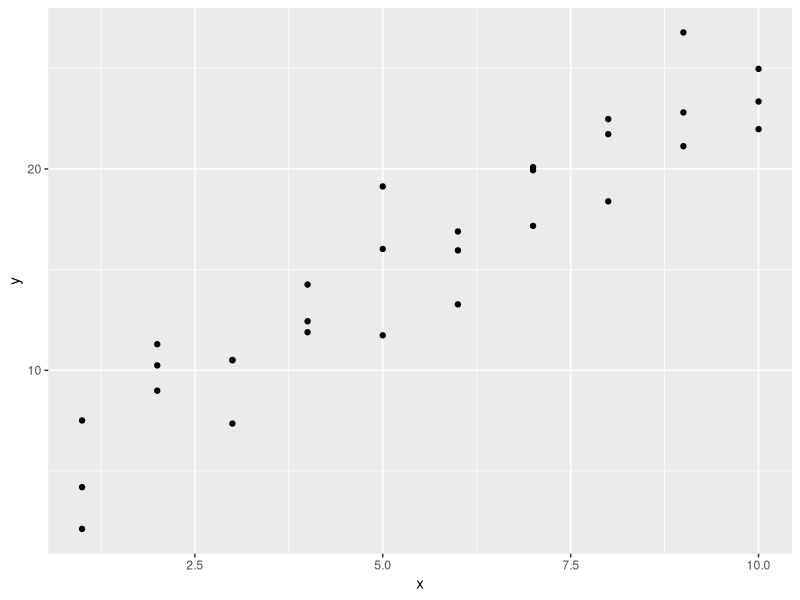
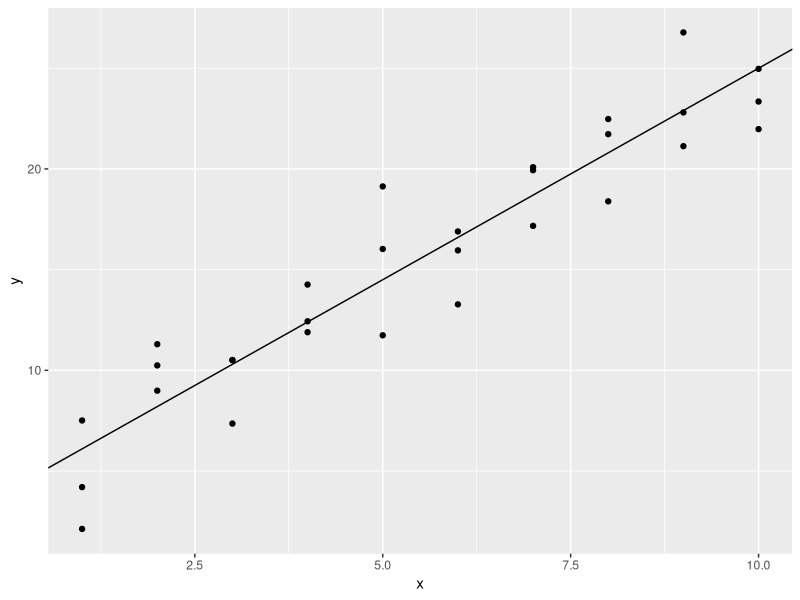
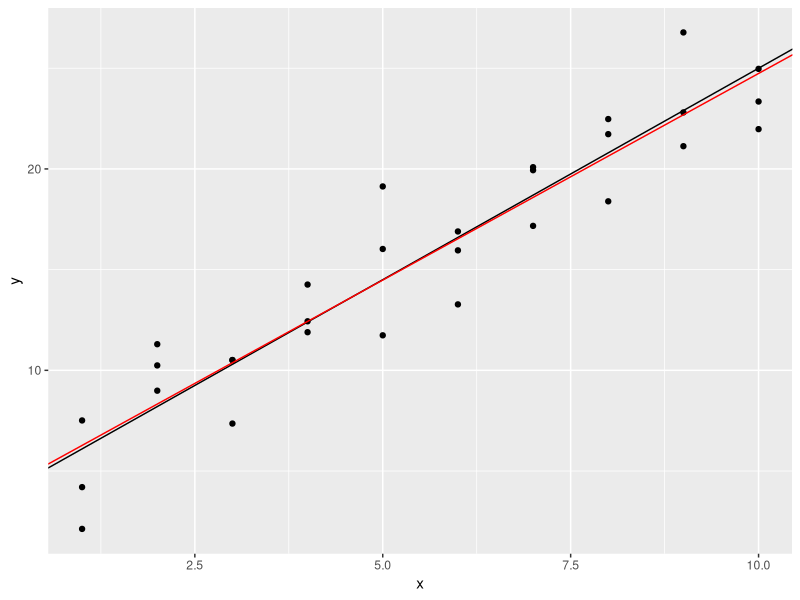
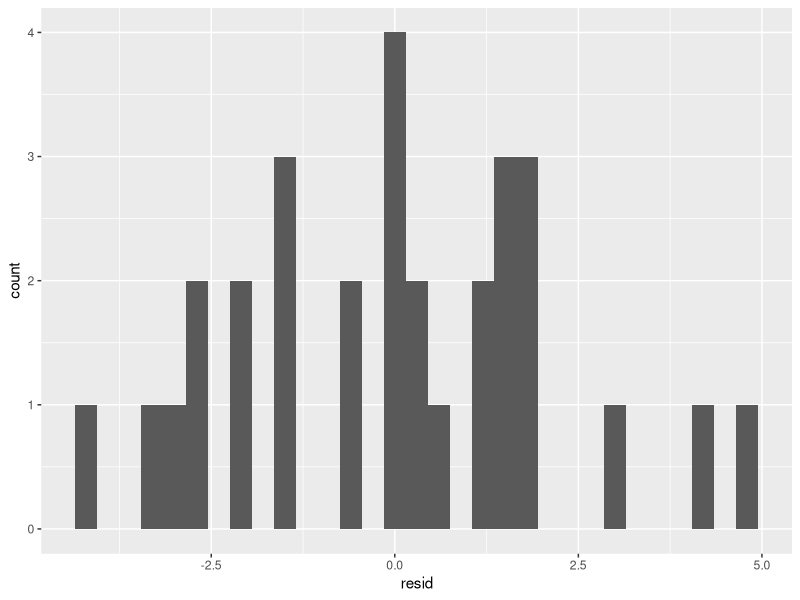

Here is the R script that generated these plots, in order:
library(tidyverse)
library(modelr)
sim1

ggplot(sim1, aes(x = x, y = y)) +
  geom_point()

#estimated regression line
ggplot(sim1) +
  geom_point(aes(x, y)) +
  geom_abline(intercept = 4, slope = 2.1)

#regression line using m and c from R
sim1_model <- lm(y ~ x, data = sim1)

sim1_model

#actual regression vs estimated regression
ggplot(sim1) +
  geom_point(aes(x, y)) +
  geom_abline(intercept = 4, slope = 2.1) +
  geom_abline(intercept = 4.221, slope = 2.052, color = "red")

#checking residuals
sim1_w_pred_resids <- sim1 %>%
  add_predictions(sim1_model) %>%
  add_residuals(sim1_model)

sim1_w_pred_resids

#distribution of residuals by plotting histograms
ggplot(sim1_w_pred_resids) +
  geom_histogram(aes(resid), binwidth = 0.3)
